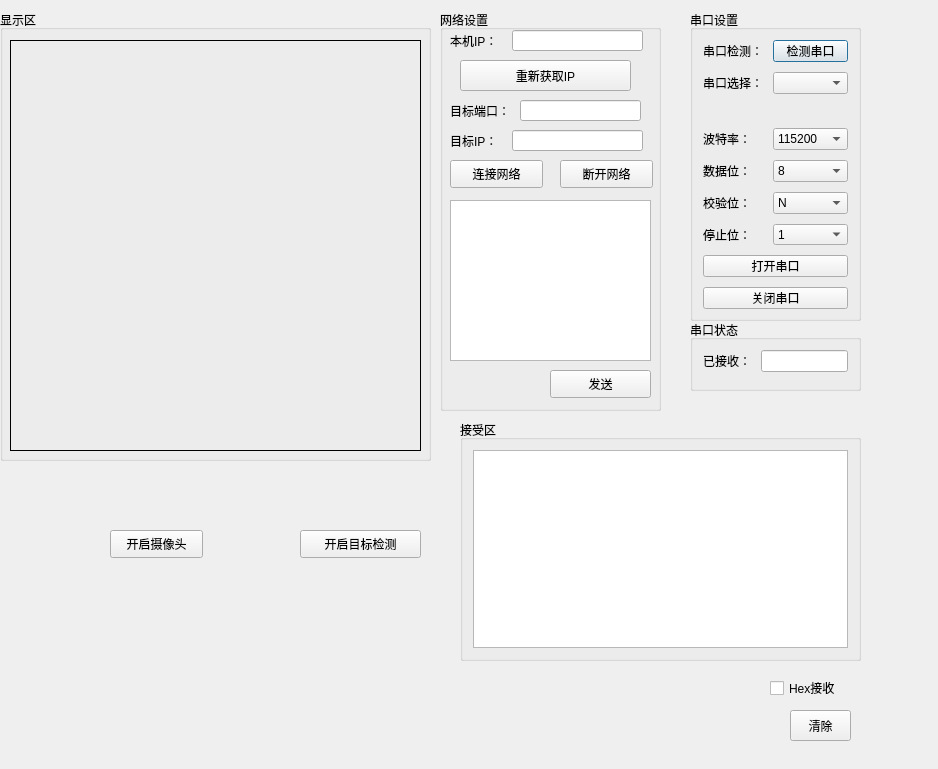
<?xml version="1.0" encoding="UTF-8"?>
<ui version="4.0">
 <class>Form</class>
 <widget class="QWidget" name="Form">
  <property name="geometry">
   <rect>
    <x>0</x>
    <y>0</y>
    <width>938</width>
    <height>769</height>
   </rect>
  </property>
  <property name="windowTitle">
   <string>Form</string>
  </property>
  <widget class="QGroupBox" name="formGroupBox">
   <property name="geometry">
    <rect>
     <x>690</x>
     <y>10</y>
     <width>171</width>
     <height>311</height>
    </rect>
   </property>
   <property name="title">
    <string>串口设置</string>
   </property>
   <layout class="QFormLayout" name="formLayout">
    <property name="horizontalSpacing">
     <number>10</number>
    </property>
    <property name="verticalSpacing">
     <number>10</number>
    </property>
    <property name="leftMargin">
     <number>10</number>
    </property>
    <property name="topMargin">
     <number>10</number>
    </property>
    <property name="rightMargin">
     <number>10</number>
    </property>
    <property name="bottomMargin">
     <number>10</number>
    </property>
    <item row="0" column="1">
     <widget class="QPushButton" name="s1__box_1">
      <property name="text">
       <string>检测串口</string>
      </property>
      <property name="autoRepeatInterval">
       <number>100</number>
      </property>
      <property name="default">
       <bool>true</bool>
      </property>
     </widget>
    </item>
    <item row="1" column="0">
     <widget class="QLabel" name="s1__lb_2">
      <property name="text">
       <string>串口选择：</string>
      </property>
     </widget>
    </item>
    <item row="1" column="1">
     <widget class="QComboBox" name="s1__box_2"/>
    </item>
    <item row="2" column="0" colspan="2">
     <widget class="QLabel" name="state_label">
      <property name="text">
       <string/>
      </property>
      <property name="textFormat">
       <enum>Qt::AutoText</enum>
      </property>
      <property name="scaledContents">
       <bool>true</bool>
      </property>
      <property name="alignment">
       <set>Qt::AlignRight|Qt::AlignTrailing|Qt::AlignVCenter</set>
      </property>
     </widget>
    </item>
    <item row="3" column="0">
     <widget class="QLabel" name="s1__lb_3">
      <property name="text">
       <string>波特率：</string>
      </property>
     </widget>
    </item>
    <item row="3" column="1">
     <widget class="QComboBox" name="s1__box_3">
      <item>
       <property name="text">
        <string>115200</string>
       </property>
      </item>
      <item>
       <property name="text">
        <string>2400</string>
       </property>
      </item>
      <item>
       <property name="text">
        <string>4800</string>
       </property>
      </item>
      <item>
       <property name="text">
        <string>9600</string>
       </property>
      </item>
      <item>
       <property name="text">
        <string>14400</string>
       </property>
      </item>
      <item>
       <property name="text">
        <string>19200</string>
       </property>
      </item>
      <item>
       <property name="text">
        <string>38400</string>
       </property>
      </item>
      <item>
       <property name="text">
        <string>57600</string>
       </property>
      </item>
      <item>
       <property name="text">
        <string>76800</string>
       </property>
      </item>
      <item>
       <property name="text">
        <string>12800</string>
       </property>
      </item>
      <item>
       <property name="text">
        <string>230400</string>
       </property>
      </item>
      <item>
       <property name="text">
        <string>460800</string>
       </property>
      </item>
     </widget>
    </item>
    <item row="4" column="0">
     <widget class="QLabel" name="s1__lb_4">
      <property name="text">
       <string>数据位：</string>
      </property>
     </widget>
    </item>
    <item row="4" column="1">
     <widget class="QComboBox" name="s1__box_4">
      <item>
       <property name="text">
        <string>8</string>
       </property>
      </item>
      <item>
       <property name="text">
        <string>7</string>
       </property>
      </item>
      <item>
       <property name="text">
        <string>6</string>
       </property>
      </item>
      <item>
       <property name="text">
        <string>5</string>
       </property>
      </item>
     </widget>
    </item>
    <item row="5" column="0">
     <widget class="QLabel" name="s1__lb_5">
      <property name="text">
       <string>校验位：</string>
      </property>
     </widget>
    </item>
    <item row="5" column="1">
     <widget class="QComboBox" name="s1__box_5">
      <item>
       <property name="text">
        <string>N</string>
       </property>
      </item>
     </widget>
    </item>
    <item row="6" column="0">
     <widget class="QLabel" name="s1__lb_6">
      <property name="text">
       <string>停止位：</string>
      </property>
     </widget>
    </item>
    <item row="6" column="1">
     <widget class="QComboBox" name="s1__box_6">
      <item>
       <property name="text">
        <string>1</string>
       </property>
      </item>
     </widget>
    </item>
    <item row="7" column="0" colspan="2">
     <widget class="QPushButton" name="open_button">
      <property name="text">
       <string>打开串口</string>
      </property>
     </widget>
    </item>
    <item row="8" column="0" colspan="2">
     <widget class="QPushButton" name="close_button">
      <property name="text">
       <string>关闭串口</string>
      </property>
     </widget>
    </item>
    <item row="0" column="0">
     <widget class="QLabel" name="s1__lb_1">
      <property name="text">
       <string>串口检测：</string>
      </property>
     </widget>
    </item>
   </layout>
  </widget>
  <widget class="QGroupBox" name="verticalGroupBox">
   <property name="geometry">
    <rect>
     <x>460</x>
     <y>420</y>
     <width>401</width>
     <height>241</height>
    </rect>
   </property>
   <property name="title">
    <string>接受区</string>
   </property>
   <layout class="QVBoxLayout" name="verticalLayout">
    <property name="leftMargin">
     <number>10</number>
    </property>
    <property name="topMargin">
     <number>10</number>
    </property>
    <property name="rightMargin">
     <number>10</number>
    </property>
    <property name="bottomMargin">
     <number>10</number>
    </property>
    <item>
     <widget class="QTextBrowser" name="s2__receive_text"/>
    </item>
   </layout>
  </widget>
  <widget class="QGroupBox" name="formGroupBox">
   <property name="geometry">
    <rect>
     <x>690</x>
     <y>320</y>
     <width>171</width>
     <height>71</height>
    </rect>
   </property>
   <property name="title">
    <string>串口状态</string>
   </property>
   <layout class="QFormLayout" name="formLayout_2">
    <property name="horizontalSpacing">
     <number>10</number>
    </property>
    <property name="verticalSpacing">
     <number>10</number>
    </property>
    <property name="leftMargin">
     <number>10</number>
    </property>
    <property name="topMargin">
     <number>10</number>
    </property>
    <property name="rightMargin">
     <number>10</number>
    </property>
    <property name="bottomMargin">
     <number>10</number>
    </property>
    <item row="0" column="0">
     <widget class="QLabel" name="label">
      <property name="text">
       <string>已接收：</string>
      </property>
     </widget>
    </item>
    <item row="0" column="1">
     <widget class="QLineEdit" name="lineEdit"/>
    </item>
   </layout>
  </widget>
  <widget class="QCheckBox" name="hex_receive">
   <property name="geometry">
    <rect>
     <x>770</x>
     <y>680</y>
     <width>81</width>
     <height>16</height>
    </rect>
   </property>
   <property name="text">
    <string>Hex接收</string>
   </property>
  </widget>
  <widget class="QPushButton" name="s2__clear_button">
   <property name="geometry">
    <rect>
     <x>790</x>
     <y>710</y>
     <width>61</width>
     <height>31</height>
    </rect>
   </property>
   <property name="text">
    <string>清除</string>
   </property>
  </widget>
  <widget class="QGroupBox" name="groupBox">
   <property name="geometry">
    <rect>
     <x>0</x>
     <y>10</y>
     <width>431</width>
     <height>451</height>
    </rect>
   </property>
   <property name="title">
    <string>显示区</string>
   </property>
   <widget class="QLabel" name="messi">
    <property name="geometry">
     <rect>
      <x>10</x>
      <y>30</y>
      <width>411</width>
      <height>411</height>
     </rect>
    </property>
    <property name="frameShape">
     <enum>QFrame::Box</enum>
    </property>
    <property name="text">
     <string/>
    </property>
   </widget>
  </widget>
  <widget class="QGroupBox" name="groupBox_2">
   <property name="geometry">
    <rect>
     <x>440</x>
     <y>10</y>
     <width>221</width>
     <height>401</height>
    </rect>
   </property>
   <property name="title">
    <string>网络设置</string>
   </property>
   <widget class="QLabel" name="label_ip">
    <property name="geometry">
     <rect>
      <x>10</x>
      <y>20</y>
      <width>61</width>
      <height>21</height>
     </rect>
    </property>
    <property name="text">
     <string>本机IP：</string>
    </property>
   </widget>
   <widget class="QLineEdit" name="lineEdit_ip_local">
    <property name="geometry">
     <rect>
      <x>72</x>
      <y>20</y>
      <width>131</width>
      <height>21</height>
     </rect>
    </property>
   </widget>
   <widget class="QPushButton" name="pushButton_get_ip">
    <property name="geometry">
     <rect>
      <x>20</x>
      <y>50</y>
      <width>171</width>
      <height>31</height>
     </rect>
    </property>
    <property name="text">
     <string>重新获取IP</string>
    </property>
   </widget>
   <widget class="QLabel" name="label_port">
    <property name="geometry">
     <rect>
      <x>10</x>
      <y>90</y>
      <width>71</width>
      <height>21</height>
     </rect>
    </property>
    <property name="text">
     <string>目标端口：</string>
    </property>
   </widget>
   <widget class="QLineEdit" name="lineEdit_port">
    <property name="geometry">
     <rect>
      <x>80</x>
      <y>90</y>
      <width>121</width>
      <height>21</height>
     </rect>
    </property>
   </widget>
   <widget class="QLineEdit" name="lineEdit_ip">
    <property name="geometry">
     <rect>
      <x>72</x>
      <y>120</y>
      <width>131</width>
      <height>21</height>
     </rect>
    </property>
   </widget>
   <widget class="QLabel" name="label_sendto">
    <property name="geometry">
     <rect>
      <x>10</x>
      <y>120</y>
      <width>71</width>
      <height>21</height>
     </rect>
    </property>
    <property name="text">
     <string>目标IP：</string>
    </property>
   </widget>
   <widget class="QPushButton" name="pushButton_link">
    <property name="geometry">
     <rect>
      <x>10</x>
      <y>150</y>
      <width>93</width>
      <height>28</height>
     </rect>
    </property>
    <property name="text">
     <string>连接网络</string>
    </property>
   </widget>
   <widget class="QPushButton" name="pushButton_unlink">
    <property name="geometry">
     <rect>
      <x>120</x>
      <y>150</y>
      <width>93</width>
      <height>28</height>
     </rect>
    </property>
    <property name="text">
     <string>断开网络</string>
    </property>
   </widget>
   <widget class="QTextBrowser" name="textBrowser_send">
    <property name="geometry">
     <rect>
      <x>10</x>
      <y>190</y>
      <width>201</width>
      <height>161</height>
     </rect>
    </property>
   </widget>
   <widget class="QPushButton" name="pushButton_send">
    <property name="geometry">
     <rect>
      <x>110</x>
      <y>360</y>
      <width>101</width>
      <height>28</height>
     </rect>
    </property>
    <property name="text">
     <string>发送</string>
    </property>
   </widget>
  </widget>
  <widget class="QPushButton" name="open_camera">
   <property name="geometry">
    <rect>
     <x>110</x>
     <y>530</y>
     <width>93</width>
     <height>28</height>
    </rect>
   </property>
   <property name="text">
    <string>开启摄像头</string>
   </property>
  </widget>
  <widget class="QPushButton" name="yolov3">
   <property name="geometry">
    <rect>
     <x>300</x>
     <y>530</y>
     <width>121</width>
     <height>28</height>
    </rect>
   </property>
   <property name="text">
    <string>开启目标检测</string>
   </property>
  </widget>
  <zorder>verticalGroupBox</zorder>
  <zorder>formGroupBox</zorder>
  <zorder>formGroupBox</zorder>
  <zorder>hex_receive</zorder>
  <zorder>s2__clear_button</zorder>
  <zorder>groupBox</zorder>
  <zorder>groupBox_2</zorder>
  <zorder>open_camera</zorder>
  <zorder>yolov3</zorder>
 </widget>
 <resources/>
 <connections/>
</ui>
